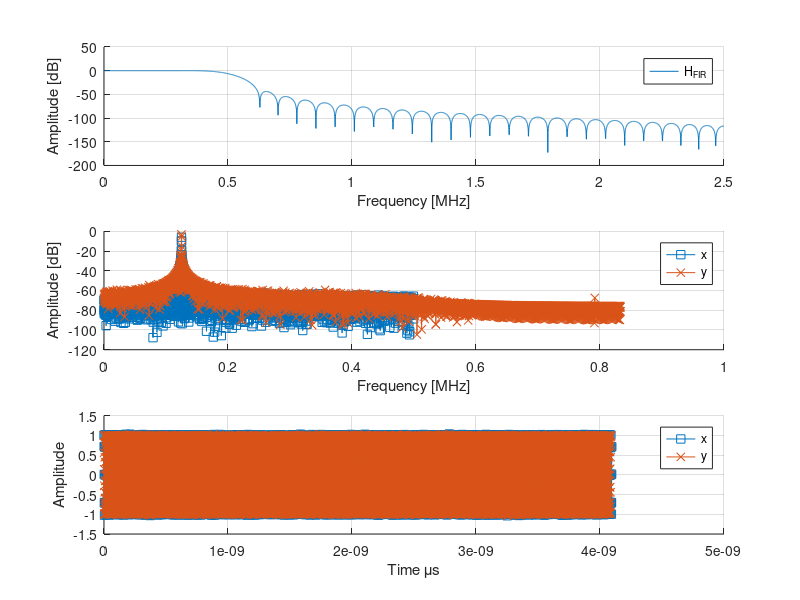

This chart was generated by the following MATLAB code: (Note: this script raises an error after producing the figure.)
%% Target
%
% Design a fractional rate converter and use it to filter a signal.
% 
% The parameters are:
%
% * x[n] = cos(2*pi*Fc*n*Ts) + w[n];
% * w[n] is the noise
% * Fc = 62.5 [kHz]
% * F  =  1   [MHz]
% * L  =  5   % Interpolator Factor
% * M  =  3   % Decimator Factor
% 
% *Suggestions*
% 
% FIR coefficients
%   fir_ord = 64;
%   [fir_num] = fir1(fir_ord, Wn, hann(fir_ord+1));
% 
% Filtering
%   y = filter(num,den,x);
%     * x   - input signal
%     * y   - output signal
%     * num - numerator   coefficients
%     * den - denominator coefficients
%

%% Clear
clc;            % Clear the text from the Command Window
clear;          % Remove all variables from the current workspace
close all;      % Close all figures

%% Matlab Exercise
Fc = 125e3;
Fs = 1e6;
Ts = 1/Fs;
len = 2^12;
L = 5;
M = 3;
n = 0:len-1;

% Signal
w = 0.01*randn(1,len);
x = cos(2*pi*Fc*n*Ts) + w;

% Filter
fir_ord = 64;
F_cut = 500e3;
Wn = F_cut / (Fs*L/2);
fir_num = fir1(fir_ord, Wn, hann(fir_ord+1));

% Upsampler
xu = upsample(x,L);
nu = 0:length(xu)-1;

% Interpolation
y = L*filter(fir_num, 1, xu);
y(1:fir_ord/2) = [];          % Remove the filter latency

% Downsampler
y = downsample(y,M);
ny = 0:length(y)-1;

% Time vectors
tx  = n*Ts / 1e6;
ty  = ny*(Ts/L*M) / 1e6;

%% Plot
% Using 'freqz'
nFFT = 2^12; % Number of points of the fft
Hf_fir  = freqz(fir_num, 1, nFFT);
Xf      = freqz(x, 1, nFFT);
[Yf, w] = freqz(y, 1, nFFT);

% Frequency normalization
w = w/pi * (Fs/2)/1e6;
w_u = w*L;
w_y = w*L/M;

% Mag to dB
Hf_fir = mag2db(abs(Hf_fir));
Xf     = mag2db(abs(Xf)/nFFT);
Yf     = mag2db(abs(Yf)/nFFT);

figure
subplot(3,1,1)
  hold on
  plot(w_u, Hf_fir)
  hold off
  grid on
  legend('H_{FIR}')
  xlabel('Frequency [MHz]')
  ylabel('Amplitude [dB]')
subplot(3,1,2)
  hold on
  plot(w,   Xf,   's-')
  plot(w_y, Yf,   'x-')
  hold off
  grid on
  legend('x','y')
  xlabel('Frequency [MHz]')
  ylabel('Amplitude [dB]')
subplot(3,1,3)
  hold on
  plot(tx ,  x, 's-')
  plot(ty ,  y, 'x-')
  hold off
  grid on
  legend('x','y')
  xlabel('Time \mus')
  ylabel('Amplitude')

% Using 'fvtool'
hfvt0 = fvtool(x,  1, 'Fs', Fs);
legend(hfvt0, 'x')
hfvt1 = fvtool(fir_num, 1, 'Fs', Fs*L);
legend(hfvt1, 'FIR')
hfvt2 = fvtool(y,  1, 'Fs', Fs*L/M);
legend(hfvt2, 'y')
